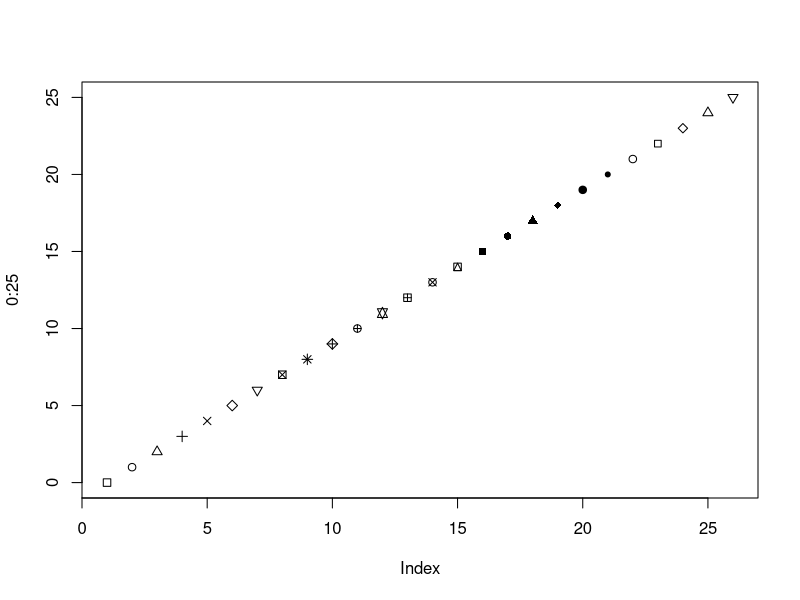
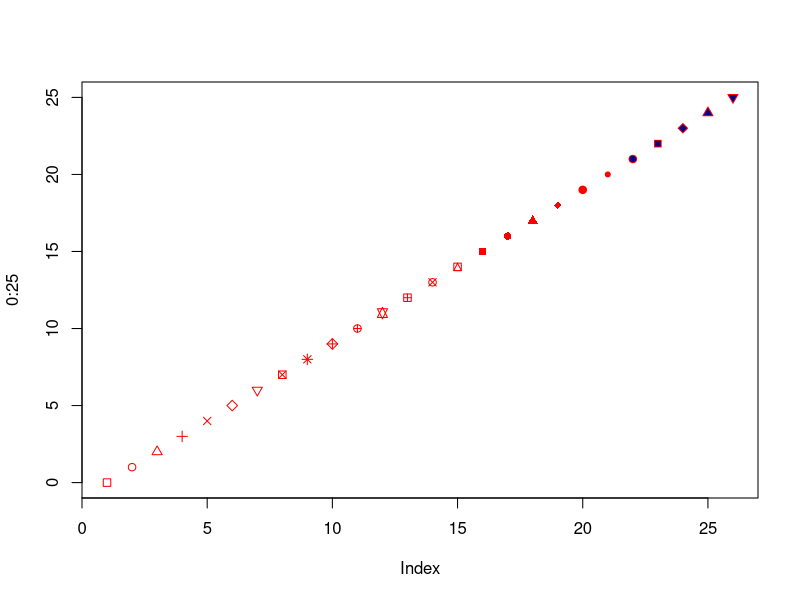
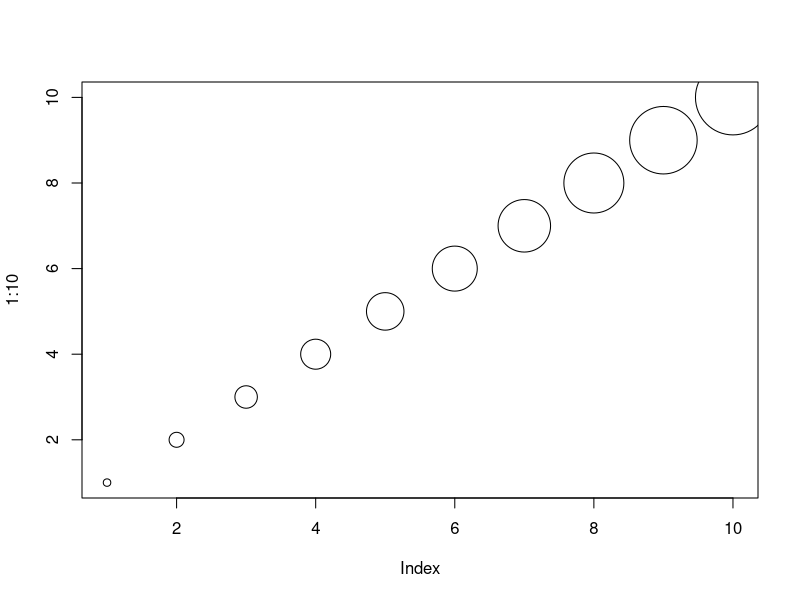
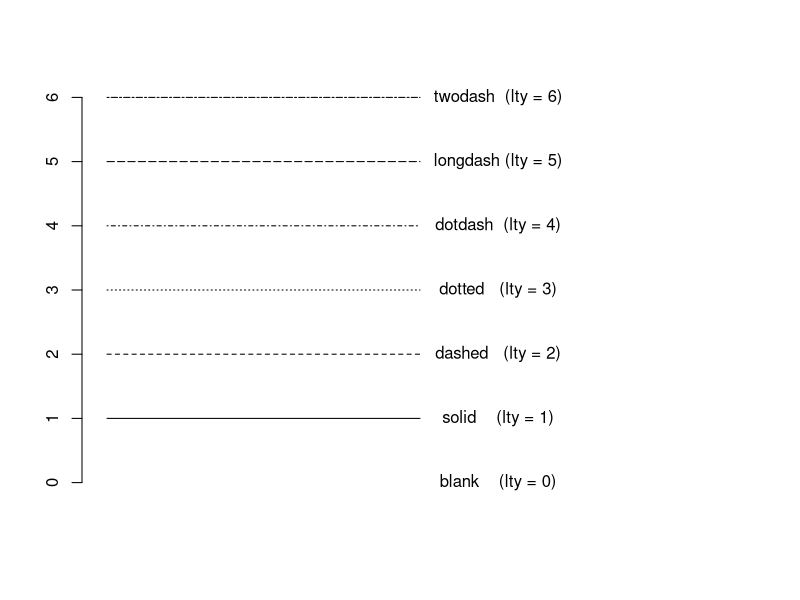
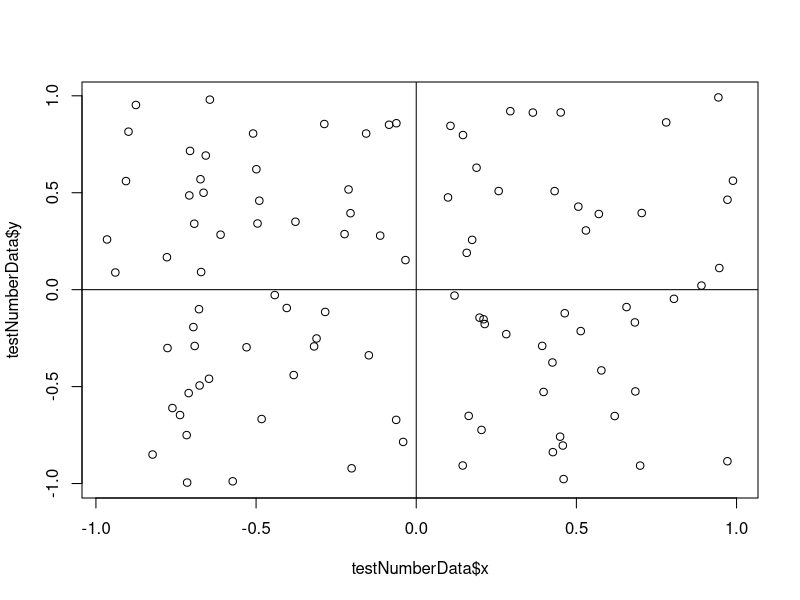
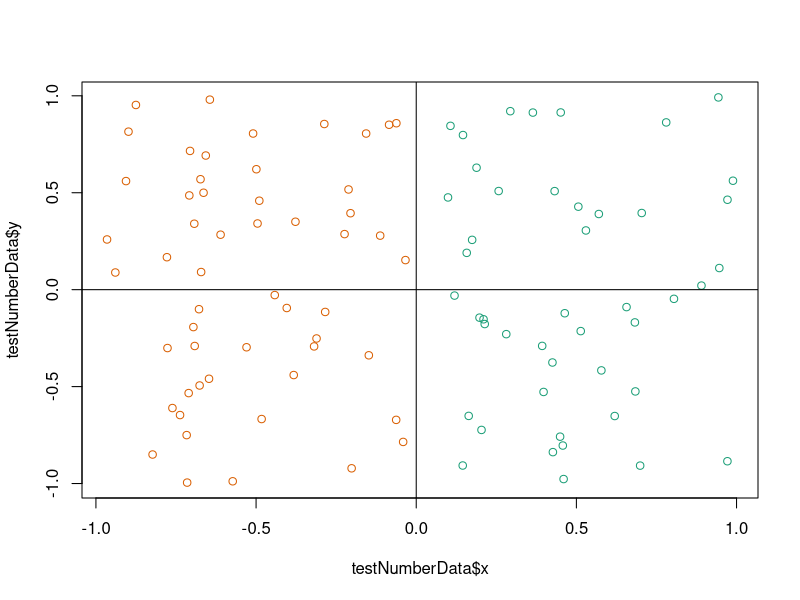
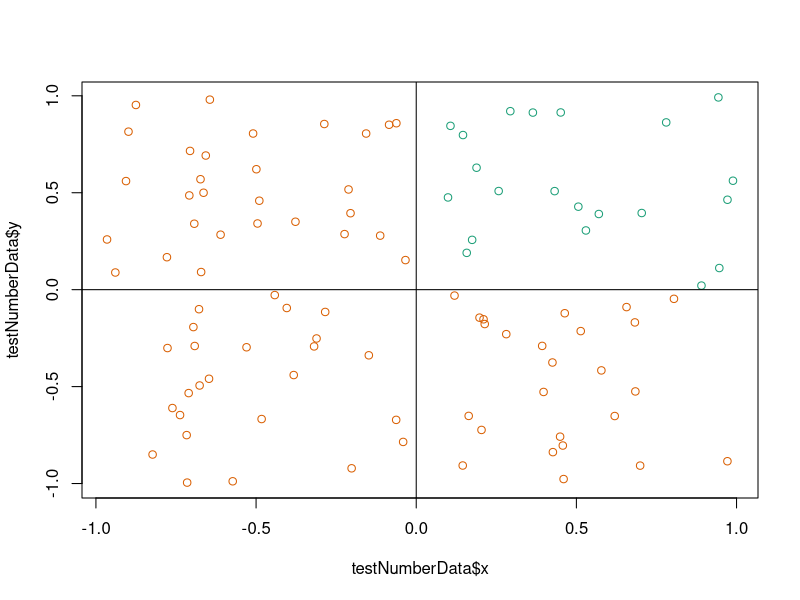
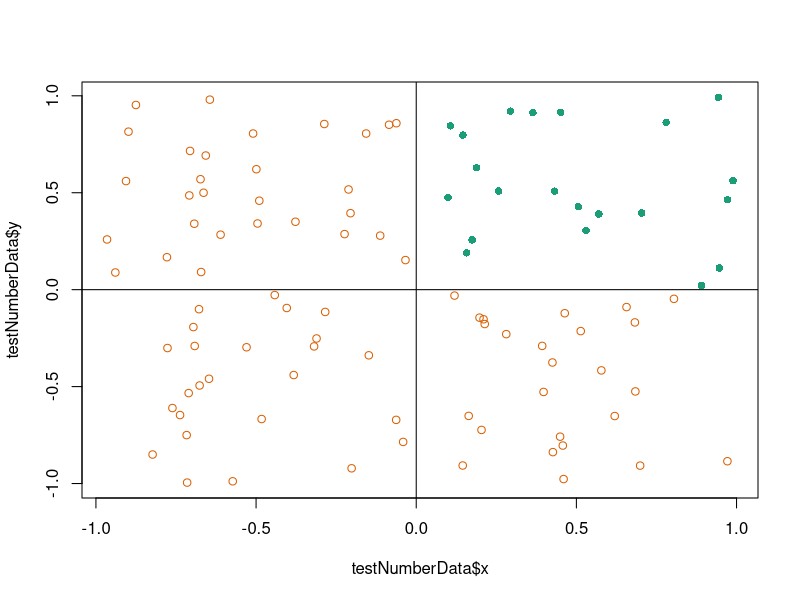

Source code (R) for these figures, in order:
## ---- chunk 1
require(knitr)
#turn off mesages and warnings and make it so output isn't prefixed by anything,
#default is to put "##" in front of all output for some reason
#also set tidy to true so code is wrapped properly 
opts_chunk$set(message=FALSE, warning=FALSE, comment = "")
options(width = 80)
## ---- chunk 2
plot(0:25, pch = 0:25)
## ---- chunk 3
plot(0:25, pch = 0:25, col = "red", bg = "darkblue")
## ---- chunk 4
plot(1:10, cex = 1:10)
## ---- chunk 5
# blank you can't see it
plot(c(0,1), c(0,0), ylim = c(0,6),xlim = c(0,2), type="l", xlab = NA, ylab = NA, bty = "none", lty=0, xaxt = "none")
# solid (the default)
lines(c(0,1), c(1,1), type="l", lty=1)
# dashed
lines(c(0,1), c(2,2), type="l", lty=2)
# dotted
lines(c(0,1), c(3,3), type="l", lty=3)
# dotdash
lines(c(0,1), c(4,4), type="l", lty=4)
# longdash
lines(c(0,1), c(5,5), type="l", lty=5)
# twodash
lines(c(0,1), c(6,6), type="l", lty=6)
# blank you can't see it
text(1.25,0, "blank    (lty = 0)")
text(1.25,1, "solid    (lty = 1)")
text(1.25,2, "dashed   (lty = 2)")
text(1.25,3, "dotted   (lty = 3)")
text(1.25,4, "dotdash  (lty = 4)")
text(1.25,5, "longdash (lty = 5)")
text(1.25,6, "twodash  (lty = 6)")
## ---- chunk 6
ifelse(c(TRUE,FALSE,TRUE, FALSE), "Replace_TRUE", "Replace_FALSE")
## ---- chunk 7

testNumbers = c(1,2,3,4)

testNumbers > 2

ifelse(testNumbers >2, "Greater_than_two", "Less_than_two")

## ---- chunk 8
ifelse(testNumbers >2 & testNumbers < 4, "Greater_than_two_less_than_four", "Less_than_two_or_greater_than_four")
## ---- chunk 9
testNumberData = data.frame(x = runif(100,-1,1), y = runif(100,-1,1))

plot(testNumberData$x, testNumberData$y)

# add a line for x = 0 and y = 0

abline(v = 0)

abline(h = 0)
## ---- chunk 10
library(RColorBrewer)
cols = brewer.pal(2, "Dark2")

plot(testNumberData$x, testNumberData$y, 
     col = ifelse(testNumberData$x > 0, cols[1], cols[2]))

# add a line for x = 0 and y = 0

abline(v = 0)

abline(h = 0)
## ---- chunk 11
cols = brewer.pal(2, "Dark2")

plot(testNumberData$x, testNumberData$y, 
     col = ifelse(testNumberData$x > 0 & testNumberData$y > 0,
                  cols[1], cols[2]))

# add a line for x = 0 and y = 0

abline(v = 0)

abline(h = 0)
## ---- chunk 12
cols = brewer.pal(2, "Dark2")

plot(testNumberData$x, testNumberData$y, 
     col = ifelse(testNumberData$x > 0 & testNumberData$y > 0,
                  cols[1], cols[2]),
     pch = ifelse(testNumberData$x > 0 & testNumberData$y > 0,
                  16, 1))

# add a line for x = 0 and y = 0

abline(v = 0)

abline(h = 0)
## ---- chunk 13
cols = brewer.pal(2, "Dark2")

testNumberDataLarge = data.frame(x = runif(2000,-1,1), y = runif(2000,-1,1))

plot(testNumberDataLarge$x, testNumberDataLarge$y, 
     col = ifelse(testNumberDataLarge$x > 0 & testNumberDataLarge$y > 0,
                  cols[1], cols[2]),
     pch = ifelse(testNumberDataLarge$x > 0 & testNumberDataLarge$y > 0,
                  16, 1))

# add a line for x = 0 and y = 0

abline(v = 0)

abline(h = 0)
## ---- chunk 14
library(scales)

cols = alpha(brewer.pal(2, "Dark2"), alpha = .50)

testNumberDataLarge = data.frame(x = runif(2000,-1,1), y = runif(2000,-1,1))

plot(testNumberDataLarge$x, testNumberDataLarge$y, 
     col = ifelse(testNumberDataLarge$x > 0 & testNumberDataLarge$y > 0,
                  cols[1], cols[2]),
     pch = ifelse(testNumberDataLarge$x > 0 & testNumberDataLarge$y > 0,
                  16, 1))

# add a line for x = 0 and y = 0

abline(v = 0)

abline(h = 0)
